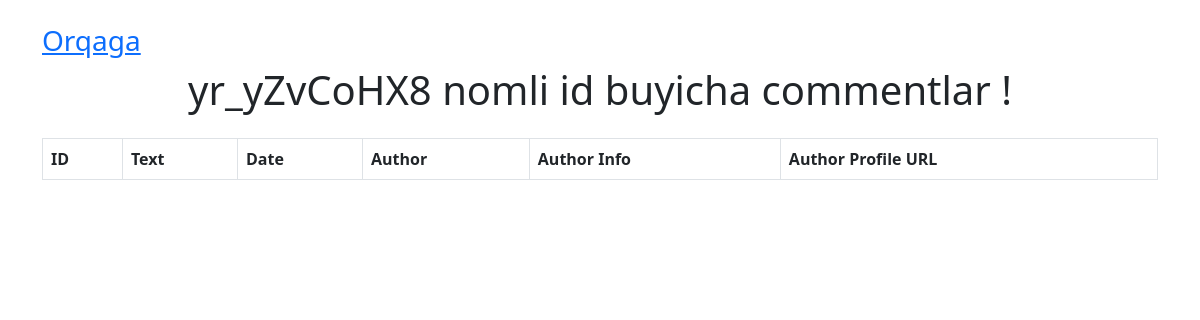
The app's page /comment/7/, older data.
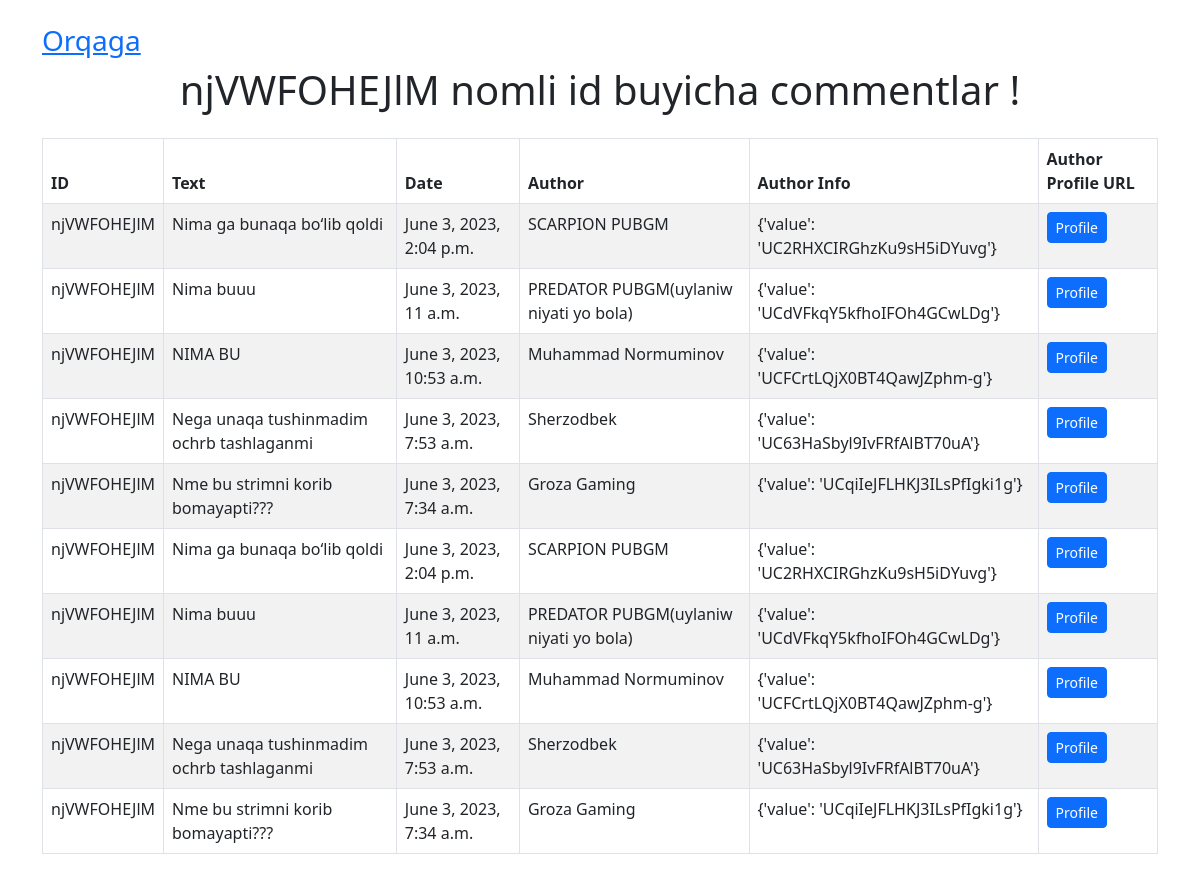
The same page, newer data.
### youtube/models.py (models this page shows, shortened)
class YouTobeModel(models.Model):
    video_id = models.CharField(max_length=100, unique=True, db_index=True)
    channelTitle = models.CharField(max_length=1000)
    title = models.CharField(max_length=1000)
    viewCount = models.IntegerField()
    description = models.TextField()

class Comment(models.Model):
    text_id = models.TextField()
    text = models.TextField()
    date = models.DateTimeField()
    author = models.CharField(max_length = 1000)
    author_info = models.CharField(max_length=1000)
    author_profile_url = models.URLField()

### youtube/views.py (the view)
# urls.py: path('comment/<int:pk>/', comment, name='comment'),
def comment(request, pk):
    comment_obj = get_object_or_404(YouTobeModel, pk=pk)
    video_id = comment_obj.video_id
    comments = Comment.objects.filter(text_id=video_id)
    return render(request, 'comment.html', {'video_id': video_id, 'comments': comments})

### youtube/templates/comment.html (shortened to what this page needs)
<!DOCTYPE html>
<html lang="en">
<head>
    <link rel="stylesheet" href="https://cdn.jsdelivr.net/npm/bootstrap@5.3.0/dist/css/bootstrap.min.css">
</head>
<body>
    <div class="container">
        <h3 class="mt-4"> <a href="{% url 'home' %}">Orqaga</a></h3>
        <h1 style="text-align: center;">{{ video_id }} nomli id buyicha commentlar !</h1>
        <table class="table table-striped table-bordered mt-4">
            <thead class="thead-dark">
                <tr>
                    <th scope="col">ID</th>
                    <th scope="col">Text</th>
                    <th scope="col">Date</th>
                    <th scope="col">Author</th>
                    <th scope="col">Author Info</th>
                    <th scope="col">Author Profile URL</th>
                </tr>
            </thead>
            <tbody>
                {% for comment in comments %}
                <tr>
                    <td>{{ comment.text_id }}</td>
                    <td>{{ comment.text }}</td>
                    <td>{{ comment.date }}</td>
                    <td>{{ comment.author }}</td>
                    <td>{{ comment.author_info }}</td>
                    <td><a href="{{ comment.author_profile_url }}" class="btn btn-primary btn-sm">Profile</a></td>
                </tr>
                {% endfor %}
            </tbody>
        </table>
    </div>
</body>
</html>

Row changes from the older to the newer data that the page shows:
changed YouTobeModel: video "yr_yZvCoHX8" → "njVWFOHEJlM"
added Comment: text_id "njVWFOHEJlM", text "Nima ga bunaqa boʻlib qoldi", date "June 3, 2023, 2:04 p.m.", author "SCARPION PUBGM", author_info "{'value': 'UC2RHXCIRGhzKu9sH5iDYuvg'}"
added Comment: text_id "njVWFOHEJlM", text "Nima buuu", date "June 3, 2023, 11 a.m.", author "PREDATOR PUBGM(uylaniw niyati yo bola)", author_info "{'value': 'UCdVFkqY5kfhoIFOh4GCwLDg'}"
added Comment: text_id "njVWFOHEJlM", text "NIMA BU", date "June 3, 2023, 10:53 a.m.", author "Muhammad Normuminov", author_info "{'value': 'UCFCrtLQjX0BT4QawJZphm-g'}"
added Comment: text_id "njVWFOHEJlM", text "Nega unaqa tushinmadim ochrb tashlaganmi", date "June 3, 2023, 7:53 a.m.", author "Sherzodbek", author_info "{'value': 'UC63HaSbyl9IvFRfAlBT70uA'}"
added Comment: text_id "njVWFOHEJlM", text "Nme bu strimni korib bomayapti???", date "June 3, 2023, 7:34 a.m.", author "Groza Gaming", author_info "{'value': 'UCqiIeJFLHKJ3ILsPfIgki1g'}"
added Comment: text_id "njVWFOHEJlM", text "Nima ga bunaqa boʻlib qoldi", date "June 3, 2023, 2:04 p.m.", author "SCARPION PUBGM", author_info "{'value': 'UC2RHXCIRGhzKu9sH5iDYuvg'}"
added Comment: text_id "njVWFOHEJlM", text "Nima buuu", date "June 3, 2023, 11 a.m.", author "PREDATOR PUBGM(uylaniw niyati yo bola)", author_info "{'value': 'UCdVFkqY5kfhoIFOh4GCwLDg'}"
added Comment: text_id "njVWFOHEJlM", text "NIMA BU", date "June 3, 2023, 10:53 a.m.", author "Muhammad Normuminov", author_info "{'value': 'UCFCrtLQjX0BT4QawJZphm-g'}"
added Comment: text_id "njVWFOHEJlM", text "Nega unaqa tushinmadim ochrb tashlaganmi", date "June 3, 2023, 7:53 a.m.", author "Sherzodbek", author_info "{'value': 'UC63HaSbyl9IvFRfAlBT70uA'}"
added Comment: text_id "njVWFOHEJlM", text "Nme bu strimni korib bomayapti???", date "June 3, 2023, 7:34 a.m.", author "Groza Gaming", author_info "{'value': 'UCqiIeJFLHKJ3ILsPfIgki1g'}"
